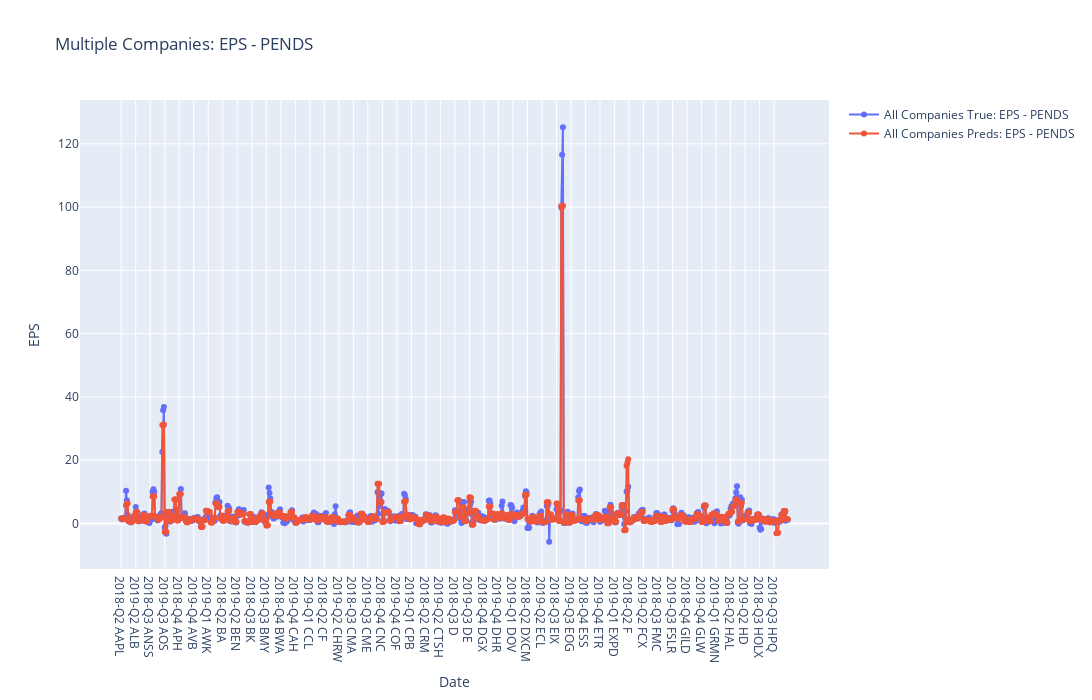

Source (notebook cell):
### Code cell
# trace_true = go.Scatter(x=x_indices, y=y_true_inverse, mode="lines+markers", name=f"All Stocks True: EPS - PENDS")
# trace_preds = go.Scatter(x=x_indices, y=preds_inverse, mode="lines+markers", name=f"All Stocks Preds: EPS - PENDS")


stock_symbol = "Multiple Companies"

# Initialize the figure with layout
layout = go.Layout(
    title=f"{stock_symbol}: EPS - PENDS",
    xaxis=dict(title='Date'),
    yaxis=dict(title='EPS', side='left', rangemode='tozero'),
    height=700,
    width=1400
    )
fig = go.Figure(layout=layout)

# Variables to keep track of the extended x-axis and y-axis data
extended_x_indices = []
all_true_y = []
all_preds_y = []

# Adjust x_indices and concatenate y data for each company
for i, company in enumerate(company_list):
    # Extend x_indices with company identifier to differentiate time points between companies
    extended_x_indices += [f"{x} {company}" for x in x_indices[i]]
    all_true_y += list(comp_true_inverse[i].flatten())
    all_preds_y += list(comp_preds_inverse[i].flatten())

# Add traces for the concatenated true and predicted EPS values
trace_true = go.Scatter(x=extended_x_indices, y=all_true_y, mode="lines+markers", name="All Companies True: EPS - PENDS")
trace_preds = go.Scatter(x=extended_x_indices, y=all_preds_y, mode="lines+markers", name="All Companies Preds: EPS - PENDS")

# Add traces to the figure
fig.add_trace(trace_true)
fig.add_trace(trace_preds)

# Show the figure
fig.show()

### Figure 1 — Plotly figure (JSON) as saved in the notebook; plotly's stock layout.template omitted (floating-point values rounded to 4 significant figures; data arrays with more than 128 entries replaced by an {"elided": "..."} marker saying what was removed)
{"data": [{"mode": "lines+markers", "name": "All Companies True: EPS - PENDS", "type": "scatter", "x": {"elided": "1932 str values"}, "y": {"elided": "828 float values"}}, {"mode": "lines+markers", "name": "All Companies Preds: EPS - PENDS", "type": "scatter", "x": {"elided": "1932 str values"}, "y": {"elided": "828 float values"}}], "layout": {"height": 700, "title": {"text": "Multiple Companies: EPS - PENDS"}, "width": 1400, "xaxis": {"title": {"text": "Date"}}, "yaxis": {"rangemode": "tozero", "side": "left", "title": {"text": "EPS"}}}}
